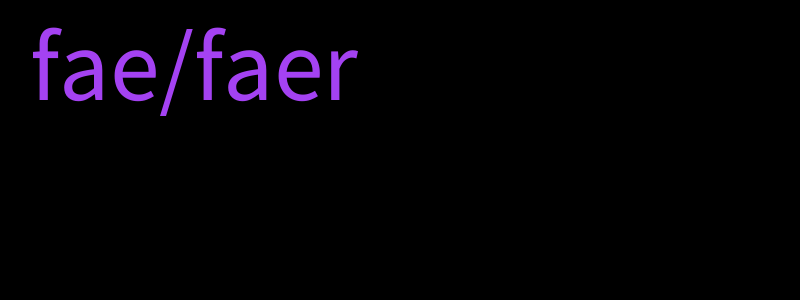
Frame 1 (no input)
Frame 60 (the mouse pressed at the canvas centre just before this capture): identical to frame 1, image omitted
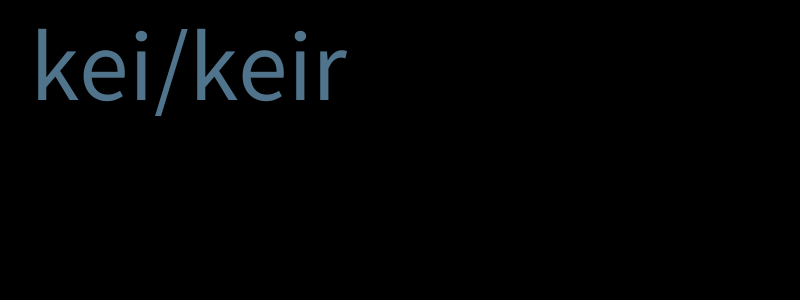
Frame 120 (the mouse held since frame 60 and released just before this capture)

The Processing sketch that drew these frames (run headless with seeded random() and noise(); from frame 60 on, the mouse is pressed at the canvas centre):

// Processing sketch: pronouns
// ── pronouns.pde
ArrayList pronouns; 
int i;

float a;
float b;
float c;

void settings() {
  size(800,300);
}

void setup() {
  pronouns = new ArrayList();
  pronouns.add(new String("he/him"));
  pronouns.add(new String("she/her"));
  pronouns.add(new String("they/them"));
  pronouns.add(new String("it/its"));
  pronouns.add(new String("ze/zir"));
  pronouns.add(new String("ze/hir"));
  pronouns.add(new String("fae/faer"));
  pronouns.add(new String("xe/xir"));
  pronouns.add(new String("xe/xem"));
  pronouns.add(new String("ey/em"));
  pronouns.add(new String("ne/nem"));
  pronouns.add(new String("ve/ver"));
  pronouns.add(new String("ae/aer"));
  pronouns.add(new String("co/cos"));
  pronouns.add(new String("per/per"));
  pronouns.add(new String("hy/hym"));
  pronouns.add(new String("kie/kir"));
  pronouns.add(new String("mer/mer"));
  pronouns.add(new String("sie/sier"));
  pronouns.add(new String("thon/thon"));
  pronouns.add(new String("en/en"));
  pronouns.add(new String("yo/yo"));
  pronouns.add(new String("kei/keir"));
  pronouns.add(new String("No pronoun"));
  pronouns.add(new String("Any pronoun"));
  pronouns.add(new String("Please ask"));
  
  a = random(0, 255);
  b = random(0, 255);
  c = random(0, 255);
  
  i = (int)random(0,pronouns.size());
}

void draw() {
  background(0);
  fill(a,b,c);
  textSize(100);
  text(pronouns.get(i).toString(), 30, 100);
}

void mousePressed() {
  i = (int)random (0, pronouns.size());
  
  a = random(0, 255);
  b = random(0, 255);
  c = random(0, 255);
}

void keyPressed() {
  if (key == CODED) {
    if (keyCode == UP) {
      i++;
      a = random(0, 255);
      b = random(0, 255);
      c = random(0, 255);
      if (i == pronouns.size()) {
        i = 0;
      }
    }
    if (keyCode == DOWN) {
      i--;
      a = random(0, 255);
      b = random(0, 255);
      c = random(0, 255);
      if (i == -1) {
        i = pronouns.size()-1;
      }
    }
  }
}
